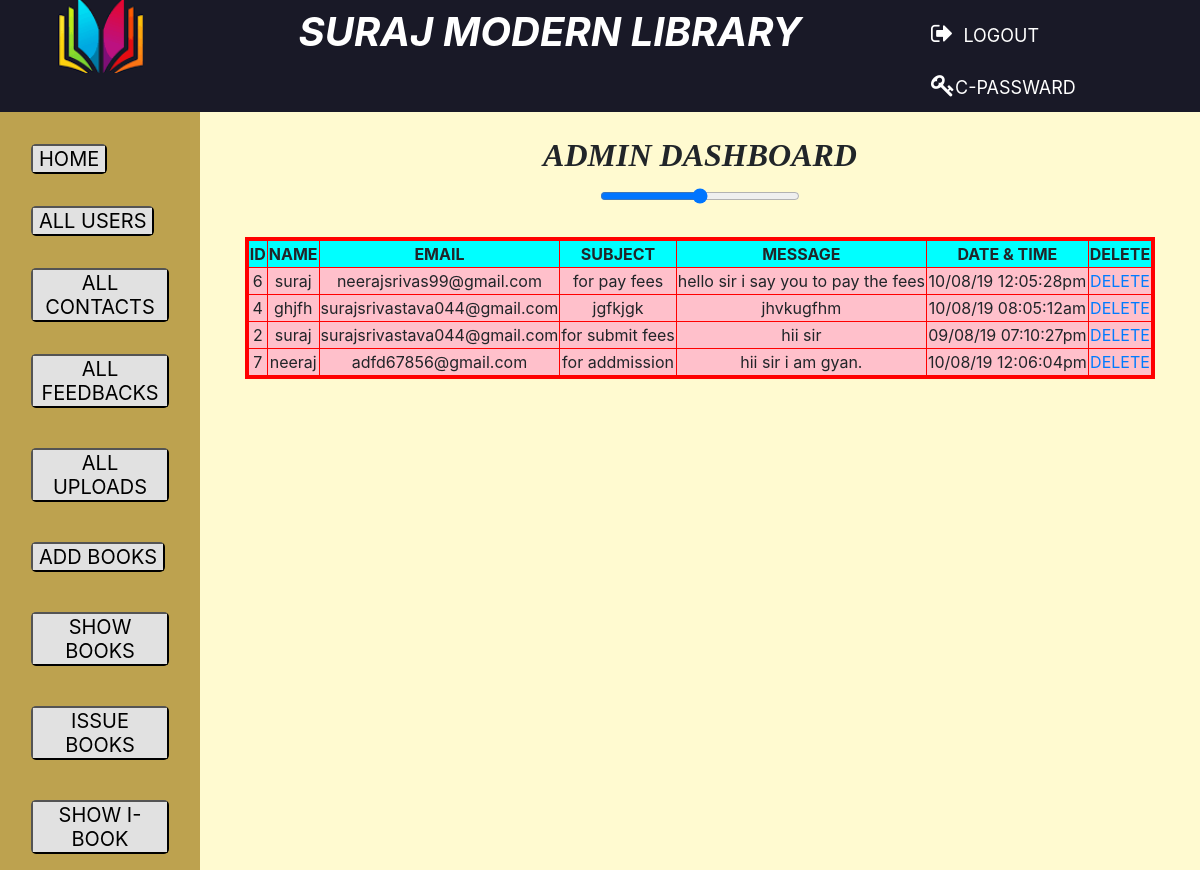
The app's page /allcontact.php with its own data.
### tables this page shows
CREATE TABLE IF NOT EXISTS `contact` (
  `id` int(5) NOT NULL AUTO_INCREMENT,
  `name` varchar(50) NOT NULL,
  `email` varchar(50) NOT NULL,
  `subject` varchar(100) NOT NULL,
  `message` varchar(500) NOT NULL,
  `datetime` varchar(50) NOT NULL,
  PRIMARY KEY (`id`)
);

### allcontact.php (the view, shortened to what this page needs)
<!DOCTYPE html>
<html>
<head>
  <link rel="stylesheet" type="text/css" href="style.css">
    <link rel="stylesheet" href="css/bootstrap.min.css" />
    <link rel="stylesheet" href="css/animate.css" />
    <link rel="stylesheet" href="font-awesome.css" />
    <link rel="stylesheet" href="css/hover.css" />
    <link rel="stylesheet" href="css/style.css" />
</head>
<body>
<div class="container-fluid">
  <div class="row">
    <div class="col-sm-12"  style="background:#191927;">
      <div class="row">
    <div class="col-sm-2"style="background:#191927;">
              <center> <img src="pic/logo1.png"class="img img-fluid " style="height:73px;"></center>
           </div>
           <div class="col-sm-7 h1 text-white text-center mt-2">
              <i><b>SURAJ MODERN LIBRARY</b></i>
    </div>
    <div class="col-sm-3 mt-2">
      <ul class="nav nav-pills">
  <li class="nav-item ">
    <a class="nav-link" href="logoutcode.php?id=1"><font size="5px;"><i class="fa fa-sign-out text-white" aria-hidden="true"></i></font><font size="4px" class="text-white">&nbsp LOGOUT</font></a>
  </li>
  <li class="nav-item ">
    <a class="nav-link" href="changepassword.php"><font size="5px;"><i class="fa fa-key text-white " aria-hidden="true"></i></font><font size="4px" class="text-white">C-PASSWARD</font></a>
  </li>
</ul>
  </div>
             <div class="col-sm-12">
              <div class="row">
                <div class="col-sm-2"style="background:#bda24f">
                <nav class="nav flex-column">
                        <a class="nav-link text-left h5 mt-4" href="dashboard.php"><button class=" hvr-rectangle-in" style="border-radius:5px;">HOME</button></a>
                         <a class="nav-link text-left h5 mt-2" href="allregister.php"><button class=" hvr-rectangle-in" style="border-radius:5px;">ALL USERS</button></a>
                          <a class="nav-link text-left h5 mt-2" href="allcontact.php"><button class=" hvr-rectangle-in" style="border-radius:5px;">ALL CONTACTS</button></a>
                          <a class="nav-link text-left h5 mt-2" href="allfeedback.php"><button class=" hvr-rectangle-in" style="border-radius:5px;">ALL FEEDBACKS</button></a>
                        <a class="nav-link text-left h5 mt-3" href="allupload.php"><button class=" hvr-rectangle-in" style="border-radius:5px;">ALL UPLOADS</button></a>
                          <a class="nav-link text-left h5 mt-3" href="addbook.php"><button class=" hvr-rectangle-in" style="border-radius:5px;">ADD BOOKS</button></a>
                          <a class="nav-link text-left h5 mt-3" href="alladdbook.php"><button class=" hvr-rectangle-in" style="border-radius:5px;">SHOW BOOKS</button></a>
                          <a class="nav-link text-left h5 mt-3" href="issuebook.php"><button class=" hvr-rectangle-in" style="border-radius:5px;">ISSUE BOOKS</button></a>
                            <a class="nav-link text-left h5 mt-3" href="allissuebook.php"><button class=" hvr-rectangle-in" style="border-radius:5px;">SHOW I-BOOK</button></a>
                        </nav>
                </div>
                <div class="col-sm-10"style="background: #fffad0">
                  <div class="row">
                    <div class="col-sm-12 text-center h2 mt-4"style="font-family:algerian;"><i><b>ADMIN DASHBOARD</i></b>
                       <p><input type="range" name="" style="width:200px;"></p>
                  </div>
                    <div class="col-sm-12">
                      <div class="row">
       <table border=4 bordercolor=red align=center>
       	<tr bgcolor="cyan" align=center>
       		<th>ID</th>
       		<th>NAME</th>
       		<th>EMAIL</th>
       		<th>SUBJECT</th>
       		<th>MESSAGE</th>
       		<th>DATE & TIME</th>
          <th>DELETE</th>
       	</tr>
     <?php
     $con=mysqli_connect("localhost","root","","collagelibrary");
     $sel="select * from contact";
     $r=mysqli_query($con,$sel);
    while($k=mysqli_fetch_array($r,MYSQLI_BOTH))
{
 	?>
       	<tr bgcolor="pink" align=center>
       		<td><?php echo $k['0']?></td>
       		<td><?php echo $k['1']?> </td>
       		<td><?php echo $k['2']?> </td>
       		<td><?php echo $k['3']?></td>
       		<td><?php echo $k['4']?></td>
       		<td><?php echo $k['5']?></td>
          <td><a href="contactdel.php?id=<?php echo $k['0'];?>">DELETE</a></td>
       	</tr>
       	<?php
       }
?>
</table>
</div>
</div>
</body>
</html>

### css/style.css (style rules this page uses)
body { background-color:#f1f1f2 }

### records on screen
contact: id "6", name "suraj", email "neerajsrivas99@gmail.com", subject "for pay fees", message "hello sir i say you to pay the fees", datetime "10/08/19 12:05:28pm"
contact: id "4", name "ghjfh", email "surajsrivastava044@gmail.com", subject "jgfkjgk", message "jhvkugfhm", datetime "10/08/19 08:05:12am"
contact: id "2", name "suraj", email "surajsrivastava044@gmail.com", subject "for submit fees", message "hii sir", datetime "09/08/19 07:10:27pm"
contact: id "7", name "neeraj", email "adfd67856@gmail.com", subject "for addmission", message "hii sir i am gyan.", datetime "10/08/19 12:06:04pm"
